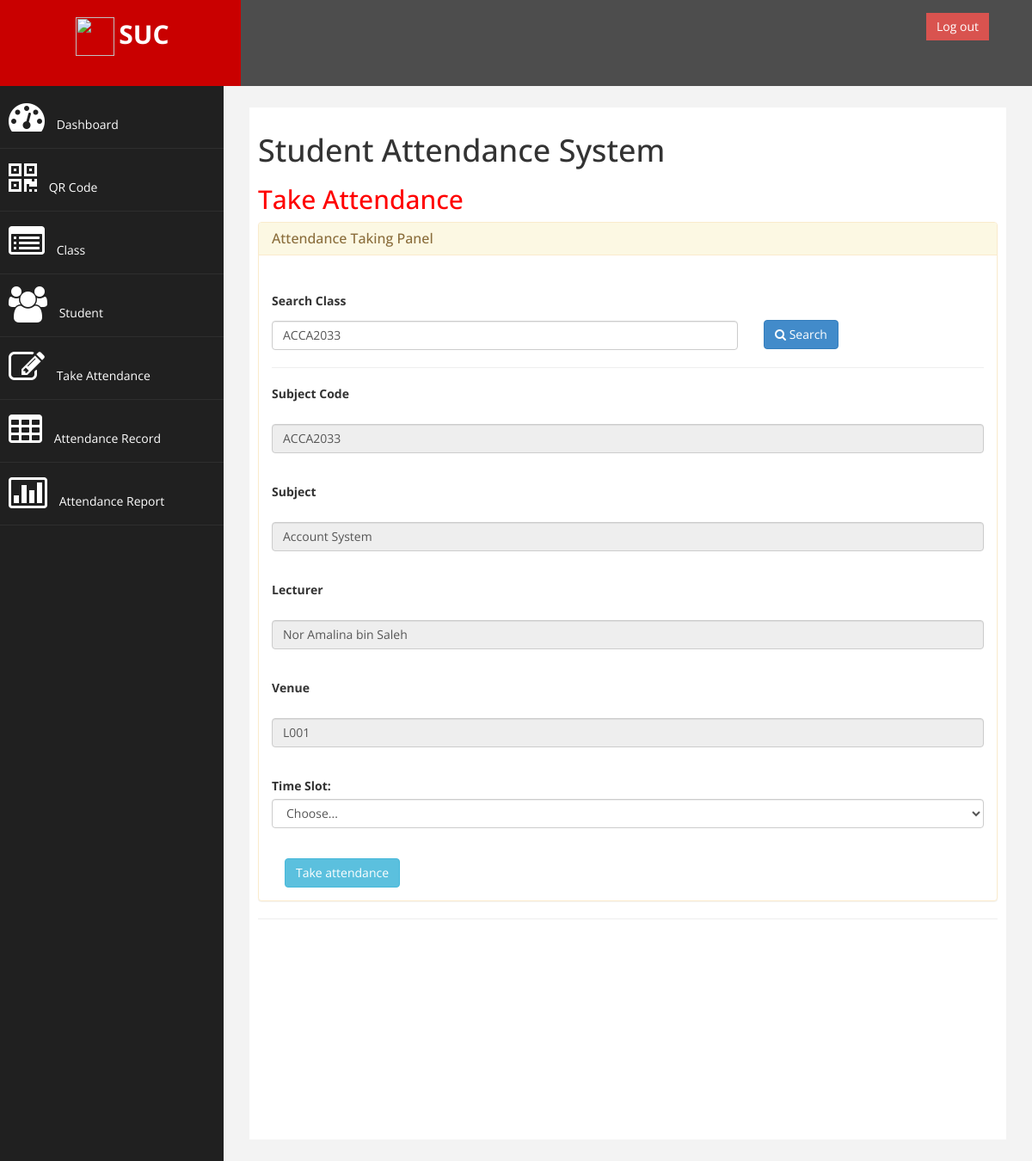
The app's page /attendance_check.php?subject_code=ACCA2033 with its own data.
### tables this page shows
CREATE TABLE `class` (
  `subject_code` varchar(50) NOT NULL DEFAULT '',
  `subject` varchar(50) NOT NULL,
  `lecturer` varchar(50) NOT NULL,
  `weekday` VARCHAR(50) NOT NULL DEFAULT '',
  `start_time` varchar(12) NOT NULL DEFAULT '',
  `end_time` varchar(12) NOT NULL DEFAULT '',
  `venue` varchar(50) NOT NULL,
	PRIMARY KEY (`subject_code`)
);

### attendance_check.php (the view, shortened to what this page needs)
<!DOCTYPE html>
<html xmlns="http://www.w3.org/1999/xhtml">
<head>
    <link href="assets/css/bootstrap.css" rel="stylesheet" />
    <link href="assets/css/font-awesome.css" rel="stylesheet" />
    <link href="assets/css/custom.css" rel="stylesheet" />
</head>
<body>
    <div id="wrapper">
        <nav class="navbar navbar-default navbar-cls-top " role="navigation" style="margin-bottom: 0">
            <div class="navbar-header">
                <a class="navbar-brand" href="lhome.php"><img src="SUClogo.png"
                style="width:45px; height:45px; margin: 5px;">SUC</a>
            </div>
  <div style="color: white;
padding: 15px 50px 5px 50px;
float: right;
font-size: 16px;"><a href="logout-user.php" class="btn btn-danger square-btn-adjust">Log out</a> </div>
        </nav>
                <nav class="navbar-default navbar-side" role="navigation">
            <div class="sidebar-collapse">
                <ul class="nav" id="main-menu">
                    <li>
                        <a  href="lhome.php"><i class="fa fa-dashboard fa-3x"></i> Dashboard</a>
                    </li>
                    <li>
                        <a  href="qrcode.php"><i class="fa fa-qrcode fa-3x"></i> QR Code</a>
                    </li>
					<li>
                        <a  href="lclass.php"><i class="fa fa-list-alt fa-3x"></i> Class</a>
                    </li>
                    <li>
                        <a  href="student.php"><i class="fa fa-users fa-3x"></i> Student</a>
                    </li>
                      <li>
                        <a  href="attendance_check.php"><i class="fa fa-edit fa-3x"></i> Take Attendance</a>
                    </li>
                    <li>
                        <a  href="attendance_record.php"><i class="fa fa-table fa-3x"></i> Attendance Record</a>
                    </li>
                    <li>
                        <a  href="attendance_report.php"><i class="fa fa-bar-chart-o fa-3x"></i> Attendance Report </a>
                    </li>
                </ul>
            </div>
        </nav>
        <div id="page-wrapper" >
            <div id="page-inner">
                <div class="row">
                    <div class="col-md-12">
                    <h1>Student Attendance System</h1>
                     <h2>Take Attendance</h2>
                    </div>
                </div>
<div class="panel panel-warning">
  <div class="panel-heading">
    <h3 class="panel-title">Attendance Taking Panel </h3>
  </div>
  <div class="panel-body">
  <form action="" method="GET">
                            <div class="row">
                                <div class="col-md-8">
                                <br>
                                <label for="searchbar"><h5><b>Search Class</h5></b></label>
                                    <input type="text" name="subject_code" placeholder="Type to search..." list="subject_code&name" autocomplete="off"
                                    value="<?php if(isset($_GET['subject_code'])){echo $_GET['subject_code'];} ?>" class="form-control">
                                </div>
                                <div class="col-md-4">
                                    <br><br><br>
                                    <button type="submit" class="btn btn-primary"><i class="fa fa-search"></i> Search</button>
                                </div>
                            </div>
    </form>
    <form action="take_attendance.php" method="GET">
                            <div class="row">
                                <div class="col-md-12">
                                <hr>
                                <?php
                                    $con = mysqli_connect("localhost","root","","sas_db");
                                    if(isset($_GET['subject_code']))
                                    {
                                        $subject_code = $_GET['subject_code'];
                                        $query = "SELECT * FROM class WHERE subject_code='$subject_code' ";
                                        $query_run = mysqli_query($con, $query);
                                        if(mysqli_num_rows($query_run) > 0)
                                        {
                                            foreach($query_run as $row)
                                            {
                                                ?>
                                                <div class="form-group mb-3">
                                                    <label for="subject">Subject Code</label>
                                                    <input type="text" name="subject_code" value="<?= $row['subject_code']; ?>" class="form-control" readonly>
                                                </div>
                                                <br>
                                                <div class="form-group mb-3">
                                                    <label for="subject">Subject</label>
                                                    <input type="text" name="subject" value="<?= $row['subject']; ?>" class="form-control" readonly>
                                                </div>
                                                <br>
                                                <div class="form-group mb-3">
                                                    <label for="">Lecturer</label>
                                                    <input type="text" name="lecturer" value="<?= $row['lecturer']; ?>" class="form-control" readonly>
                                                </div>
                                                <br>
                                                <div class="form-group mb-3">
                                                    <label for="">Venue</label>
                                                    <input type="text" name="venue" value="<?= $row['venue']; ?>" class="form-control" readonly>
                                                </div>
                                                <br>
                                                <div class="form-group mb-3">
                                                <label><b>Time Slot:</b></label>
                                                <select name="timeslot" id="timeslot" class="form-control" required>
                                                <option selected>Choose...</option>
                                                </select>
                                                </div>
                                                <br>
                                                <?php
                                            }
                                        }
                                        else
                                        {
                                            echo "No Record Found";
                                        }
                                    }
                                ?>
                                </form>
                                <div class="col-md-2">
                                <button type="submit" name="take_attendance" class="btn btn-info"> Take attendance</button>
                                </div>
                            </div>
                        </div>
  </div>
</div>
                <hr />
        </div>
</body>
</html>

### assets/css/custom.css (style rules this page uses)
body { font-family: 'Open Sans', sans-serif; }
#wrapper { width: 100%; background:#202020; }
#page-wrapper { padding: 15px 15px; min-height: 600px; background:#F3F3F3; }
#page-inner { width:100%; margin:10px 20px 10px 0px; background-color:#fff!important; padding:10px; min-height:1200px; }
h2 { color: #f00; }
.square-btn-adjust { border: 0px solid transparent; -webkit-border-radius: 0px; -moz-border-radius: 0px; border-radius: 0px; }
.navbar-cls-top .navbar-brand { color: #fff; background: #C90000; width: 280px; text-align: center; height: 100px; font-size: 30px; font-weight: 700; }
.sidebar-collapse , .sidebar-collapse .nav { background:none; }
.sidebar-collapse .nav { padding:0; }
.sidebar-collapse .nav > li > a { color:#fff; background:#202020; text-shadow:none; }
.sidebar-collapse > .nav > li > a { padding:15px 10px; }
.sidebar-collapse > .nav > li { border-bottom: 1px solid rgba(107, 108, 109, 0.19); }
.navbar-side { border:none; background-color: #202020; }
.navbar-cls-top { background:#4D4D4D; border-bottom:none; }
.navbar-default { border:0px solid black; }
.navbar-header { background: #A70303; }
.nav > li > a > i { margin-right:10px; }
@media (min-width:768px) { #page-wrapper { margin: 0 0 0 260px; padding: 15px 30px; min-height: 1200px; } }
@media (min-width:768px) { .navbar-side { z-index: 1; position: absolute; width: 260px; } }
@media (min-width:768px) { .navbar { border-radius: 0px; } }

### records on screen
class: subject_code "ACCA2033", subject "Account System", lecturer "Nor Amalina bin Saleh", venue "L001"
